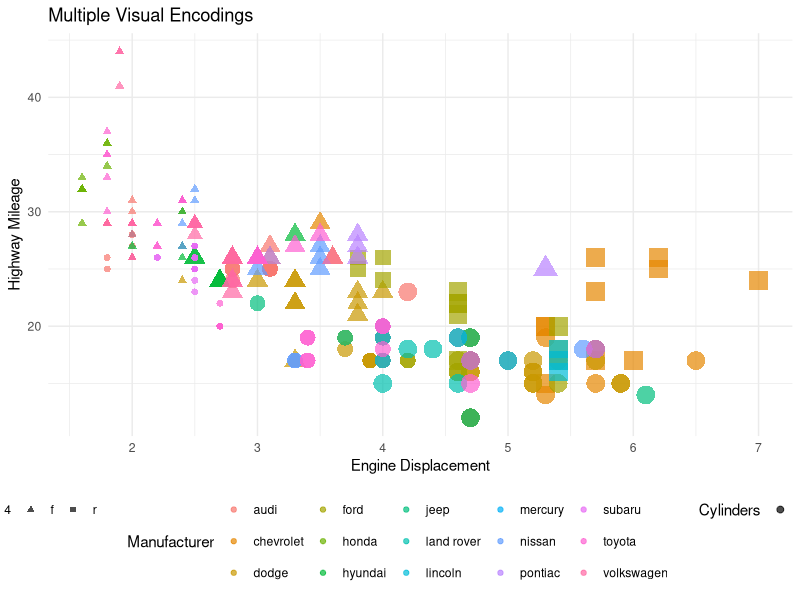
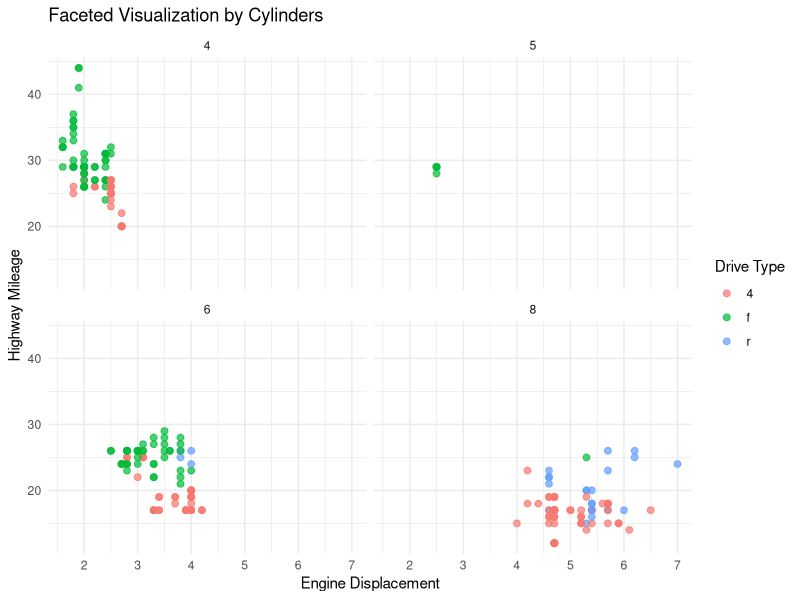

Source code (R) for these figures, in order:
library(ggplot2)
library(dplyr)
library(patchwork)

data(mpg)

# Add manufacturer information
mpg_data <- mpg %>%
  mutate(
    manufacturer = factor(manufacturer),
    drv = factor(drv),
    cyl = factor(cyl)
  )

# Multiple visual encodings
p1 <- ggplot(
  mpg_data,
  aes(
    x = displ,
    y = hwy,
    colour = manufacturer,
    shape = drv,
    size = cyl
  )
) +
  geom_point(alpha = 0.7) +
  labs(
    title = "Multiple Visual Encodings",
    x = "Engine Displacement",
    y = "Highway Mileage",
    colour = "Manufacturer",
    shape = "Drive Type",
    size = "Cylinders"
  ) +
  theme_minimal() +
  theme(legend.position = "bottom")

# Faceted redesign
p2 <- ggplot(
  mpg_data,
  aes(x = displ, y = hwy, colour = drv)
) +
  geom_point(size = 2, alpha = 0.7) +
  facet_wrap(~cyl) +
  labs(
    title = "Faceted Visualization by Cylinders",
    x = "Engine Displacement",
    y = "Highway Mileage",
    colour = "Drive Type"
  ) +
  theme_minimal()

p1

p2
